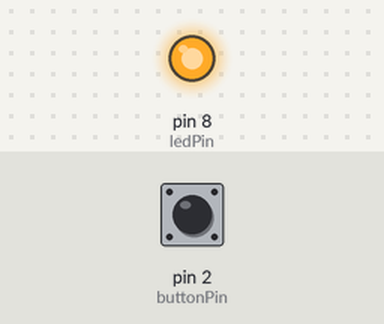
A sketch run on a simulated Arduino Uno, built with avr-gcc and run on an emulated ATmega328P. Shown: output pins drawn as LEDs (lit = HIGH). Dashed ring = blinking. Inputs (shaded band) come from the test bench; at power-on: pin 2 (buttonPin) HIGH.

Above: at 1.2 s.
1.3 s: pin 2 (buttonPin) pulled LOW for 0.15 s
At 2.1 s:
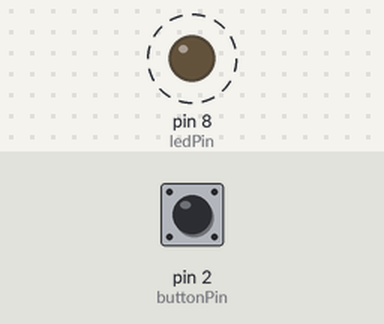
4.4 s: pin 2 (buttonPin) pulled LOW for 1 s
At 4.4 s:
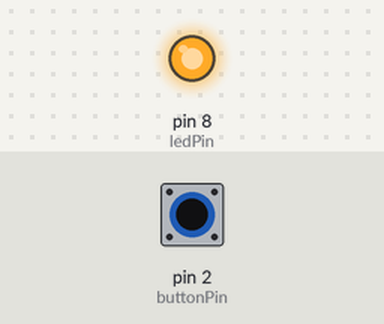
6.9 s: pin 2 (buttonPin) pulled LOW for 3.2 s
At 8.7 s:
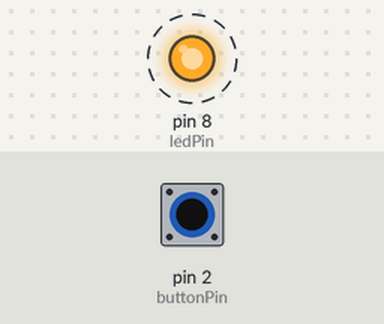
Timing chart, 0 to 19.1 s (numbered marks = the images above; inputs shaded):
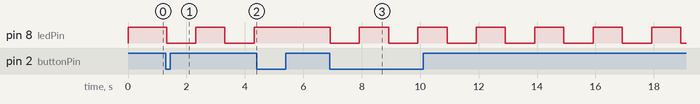

The sketch:

millis.ino
```cpp
const int ledPin = 8;
const int buttonPin = 2;
const int BUTTONPRESSED = LOW;

const int VILKKUU = 0;
const int EIVILKU = 1;


int ledState = LOW;
int butOldState;

int x = EIVILKU;


unsigned long previousMillis = 0;
const long interval = 1000;


void setup() {
  pinMode(ledPin, OUTPUT);
  pinMode(buttonPin, INPUT_PULLUP);
  butOldState = digitalRead(buttonPin);
  Serial.begin(9600);
}


void loop(){
  button();
  if(x == VILKKUU){
    vilkkuu();
  }else{
    ledState=HIGH;
    digitalWrite(ledPin, ledState);
  }
}


void button(){

  int butNewState = digitalRead(buttonPin);
  if(butNewState != butOldState){
    if(butNewState == BUTTONPRESSED){
      if(x == EIVILKU){
        x = VILKKUU;
      }else{
        x = EIVILKU;
      }
    }
    delay(20);
  }
  butOldState=butNewState;
}


void vilkkuu(){
  unsigned long currentMillis = millis();

  if (currentMillis - previousMillis >= interval){
    previousMillis = currentMillis;
    if (ledState == LOW){
      ledState = HIGH;
    }else{
      ledState = LOW;
    }
    digitalWrite(ledPin, ledState);
  }
}


/*void loop(){
//Nappula
  buttonState = digitalRead(buttonPin);
  if (buttonState == HIGH){
    digitalWrite(ledPin, HIGH);
  } else {
    digitalWrite(ledPin ,LOW);
  }

//Ledi
  unsigned long currentMillis  = millis();
  if  (currentMillis - previousMillis >= interval){
    previousMillis = currentMillis;
    if(ledState == LOW){
      ledState = HIGH;
    }else{
      ledState = LOW;
    }
    digitalWrite(ledPin, ledState);
    }
  }*/
```

Measured:
- after the input at 1.3 s, pin 8 (ledPin): alternates HIGH for 1.0 s and LOW for 1.0 s, starting at once
- after the input at 4.4 s, pin 8 (ledPin): stays HIGH (without the input it goes to LOW after 0.92 s)
- after the input at 6.9 s, pin 8 (ledPin): alternates HIGH for 1.0 s and LOW for 1.0 s, starting at once
